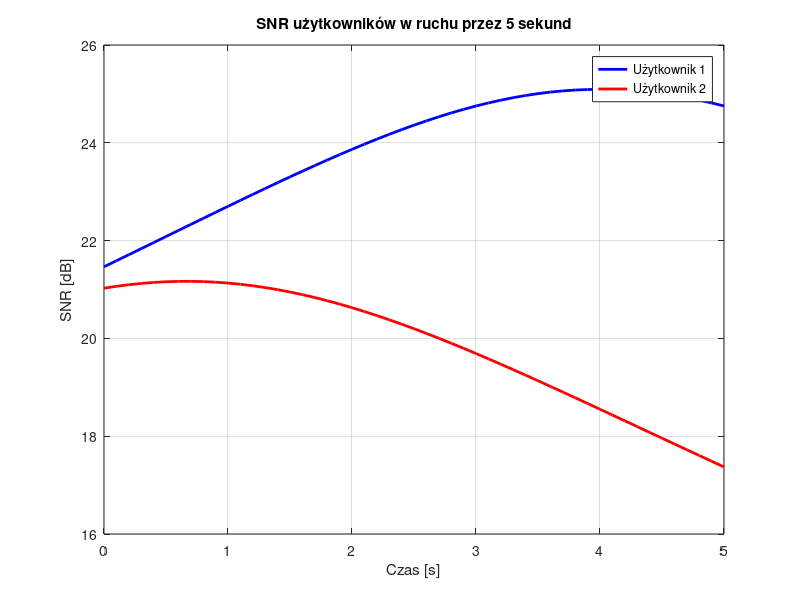

The MATLAB script that drew this image:
clearvars;close all;clc;

% Stałe i dane
c = 3e8; % prędkość światła [m/s]
f = 6e9; % częstotliwość [Hz]
lambda = c / f; % długość fali [m]
Pt = 20e-3; % moc rutera [W]
Pt1 = Pt / 2; % moc w scenariuszu 1 (TDM)
Pt2 = Pt / 4; % moc w scenariuszu 2 (beamforming)
noise_power = 10^(-130/10); % moc szumów [W]

% Pozycje
router_pos = [30, 20]; % pozycja rutera
antenna1_pos = [29.9875, 20]; % pozycja anteny 1
antenna2_pos = [30.0125, 20]; % pozycja anteny 2
user1_pos = [100, 100]; % pozycja użytkownika 1
user2_pos = [140, 0]; % pozycja użytkownika 2

% Obliczenia dla ćwiczenia 1 (scenariusz 1: TDM)

% Odległości do użytkowników
d1_antenna1 = sqrt((user1_pos(1) - antenna1_pos(1))^2 + (user1_pos(2) - antenna1_pos(2))^2);
d1_antenna2 = sqrt((user1_pos(1) - antenna2_pos(1))^2 + (user1_pos(2) - antenna2_pos(2))^2);
d2_antenna1 = sqrt((user2_pos(1) - antenna1_pos(1))^2 + (user2_pos(2) - antenna1_pos(2))^2);
d2_antenna2 = sqrt((user2_pos(1) - antenna2_pos(1))^2 + (user2_pos(2) - antenna2_pos(2))^2);

% Tłumienie w przestrzeni swobodnej
L1_antenna1 = (lambda / (4 * pi * d1_antenna1))^2;
L1_antenna2 = (lambda / (4 * pi * d1_antenna2))^2;
L2_antenna1 = (lambda / (4 * pi * d2_antenna1))^2;
L2_antenna2 = (lambda / (4 * pi * d2_antenna2))^2;

% Sygnały odbierane w scenariuszu 1
Pr1 = Pt1 * (L1_antenna1 + L1_antenna2); % moc użytkownika 1
Pr2 = Pt1 * (L2_antenna1 + L2_antenna2); % moc użytkownika 2

% Obliczanie SNR
SNR1 = 10 * log10(Pr1 / noise_power);
SNR2 = 10 * log10(Pr2 / noise_power);

fprintf('SNR dla użytkownika 1 (scenariusz 1): %.2f dB\n', SNR1);
fprintf('SNR dla użytkownika 2 (scenariusz 1): %.2f dB\n', SNR2);

% Obliczenia dla ćwiczenia 2 (scenariusz 2: Orthogonal Beamforming)

% Przygotowanie faz (odwrotność faz)
Pr1_beamforming = Pt2 * (L1_antenna1 + L1_antenna2); % moc użytkownika 1
Pr2_beamforming = Pt2 * (L2_antenna1 + L2_antenna2); % moc użytkownika 2

% Obliczanie SNR w scenariuszu 2
SNR1_beamforming = 10 * log10(Pr1_beamforming / noise_power);
SNR2_beamforming = 10 * log10(Pr2_beamforming / noise_power);

fprintf('SNR dla użytkownika 1 (scenariusz 2): %.2f dB\n', SNR1_beamforming);
fprintf('SNR dla użytkownika 2 (scenariusz 2): %.2f dB\n', SNR2_beamforming);

% Ćwiczenie 3: użytkownicy w ruchu
v1 = 20; % prędkość użytkownika 1 [m/s]
v2 = 30; % prędkość użytkownika 2 [m/s]
t_end = 5; % czas symulacji [s]
dt = 0.1; % krok czasowy [s]

time = 0:dt:t_end; % przedział czasu
SNR1_moving = zeros(1, length(time));
SNR2_moving = zeros(1, length(time));

for t_idx = 1:length(time)
    t = time(t_idx);
    
    % Nowa pozycja użytkowników
    user1_new_pos = [100, 100 - v1 * t];
    user2_new_pos = [140, v2 * t];
    
    % Nowe odległości do anten
    d1_antenna1_new = sqrt((user1_new_pos(1) - antenna1_pos(1))^2 + (user1_new_pos(2) - antenna1_pos(2))^2);
    d1_antenna2_new = sqrt((user1_new_pos(1) - antenna2_pos(1))^2 + (user1_new_pos(2) - antenna2_pos(2))^2);
    d2_antenna1_new = sqrt((user2_new_pos(1) - antenna1_pos(1))^2 + (user2_new_pos(2) - antenna1_pos(2))^2);
    d2_antenna2_new = sqrt((user2_new_pos(1) - antenna2_pos(1))^2 + (user2_new_pos(2) - antenna2_pos(2))^2);
    
    % Tłumienie
    L1_antenna1_new = (lambda / (4 * pi * d1_antenna1_new))^2;
    L1_antenna2_new = (lambda / (4 * pi * d1_antenna2_new))^2;
    L2_antenna1_new = (lambda / (4 * pi * d2_antenna1_new))^2;
    L2_antenna2_new = (lambda / (4 * pi * d2_antenna2_new))^2;
    
    % Obliczanie mocy odbieranej
    Pr1_new = Pt2 * (L1_antenna1_new + L1_antenna2_new);
    Pr2_new = Pt2 * (L2_antenna1_new + L2_antenna2_new);
    
    % SNR
    SNR1_moving(t_idx) = 10 * log10(Pr1_new / noise_power);
    SNR2_moving(t_idx) = 10 * log10(Pr2_new / noise_power);
end

% Wykresy
figure;
plot(time, SNR1_moving, 'b', 'LineWidth', 2);
hold on;
plot(time, SNR2_moving, 'r', 'LineWidth', 2);
xlabel('Czas [s]');
ylabel('SNR [dB]');
legend('Użytkownik 1', 'Użytkownik 2');
title('SNR użytkowników w ruchu przez 5 sekund');
grid on;
